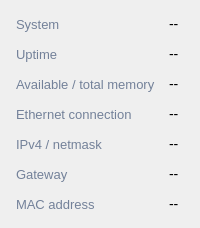
          <widget class="QWidget" name="statusPage">
            <attribute name="title">
              <string>Device</string>
            </attribute>
            <layout class="QGridLayout" name="statusLayout">
              <property name="leftMargin">
                <number>16</number>
              </property>
              <property name="topMargin">
                <number>16</number>
              </property>
              <property name="rightMargin">
                <number>16</number>
              </property>
              <property name="bottomMargin">
                <number>16</number>
              </property>
              <property name="spacing">
                <number>14</number>
              </property>
              <item row="0" column="0">
                <widget class="QLabel" name="statusCaption0">
                  <property name="text">
                    <string>System</string>
                  </property>
                  <property name="styleSheet">
                    <string>color:#738199; font-size:13px;</string>
                  </property>
                </widget>
              </item>
              <item row="0" column="1">
                <widget class="QLabel" name="system">
                  <property name="text">
                    <string>--</string>
                  </property>
                  <property name="styleSheet">
                    <string>font-size:14px;</string>
                  </property>
                </widget>
              </item>
              <item row="1" column="0">
                <widget class="QLabel" name="statusCaption1">
                  <property name="text">
                    <string>Uptime</string>
                  </property>
                  <property name="styleSheet">
                    <string>color:#738199; font-size:13px;</string>
                  </property>
                </widget>
              </item>
              <item row="1" column="1">
                <widget class="QLabel" name="uptime">
                  <property name="text">
                    <string>--</string>
                  </property>
                  <property name="styleSheet">
                    <string>font-size:14px;</string>
                  </property>
                </widget>
              </item>
              <item row="2" column="0">
                <widget class="QLabel" name="statusCaption2">
                  <property name="text">
                    <string>Available / total memory</string>
                  </property>
                  <property name="styleSheet">
                    <string>color:#738199; font-size:13px;</string>
                  </property>
                </widget>
              </item>
              <item row="2" column="1">
                <widget class="QLabel" name="memory">
                  <property name="text">
                    <string>--</string>
                  </property>
                  <property name="styleSheet">
                    <string>font-size:14px;</string>
                  </property>
                </widget>
              </item>
              <item row="3" column="0">
                <widget class="QLabel" name="statusCaption3">
                  <property name="text">
                    <string>Ethernet connection</string>
                  </property>
                  <property name="styleSheet">
                    <string>color:#738199; font-size:13px;</string>
                  </property>
                </widget>
              </item>
              <item row="3" column="1">
                <widget class="QLabel" name="link">
                  <property name="text">
                    <string>--</string>
                  </property>
                  <property name="styleSheet">
                    <string>font-size:14px;</string>
                  </property>
                </widget>
              </item>
              <item row="4" column="0">
                <widget class="QLabel" name="statusCaption4">
                  <property name="text">
                    <string>IPv4 / netmask</string>
                  </property>
                  <property name="styleSheet">
                    <string>color:#738199; font-size:13px;</string>
                  </property>
                </widget>
              </item>
              <item row="4" column="1">
                <widget class="QLabel" name="address">
                  <property name="text">
                    <string>--</string>
                  </property>
                  <property name="styleSheet">
                    <string>font-size:14px;</string>
                  </property>
                </widget>
              </item>
              <item row="5" column="0">
                <widget class="QLabel" name="statusCaption5">
                  <property name="text">
                    <string>Gateway</string>
                  </property>
                  <property name="styleSheet">
                    <string>color:#738199; font-size:13px;</string>
                  </property>
                </widget>
              </item>
              <item row="5" column="1">
                <widget class="QLabel" name="gateway">
                  <property name="text">
                    <string>--</string>
                  </property>
                  <property name="styleSheet">
                    <string>font-size:14px;</string>
                  </property>
                </widget>
              </item>
              <item row="6" column="0">
                <widget class="QLabel" name="statusCaption6">
                  <property name="text">
                    <string>MAC address</string>
                  </property>
                  <property name="styleSheet">
                    <string>color:#738199; font-size:13px;</string>
                  </property>
                </widget>
              </item>
              <item row="6" column="1">
                <widget class="QLabel" name="mac">
                  <property name="text">
                    <string>--</string>
                  </property>
                  <property name="styleSheet">
                    <string>font-size:14px;</string>
                  </property>
                </widget>
              </item>
            </layout>
          </widget>
